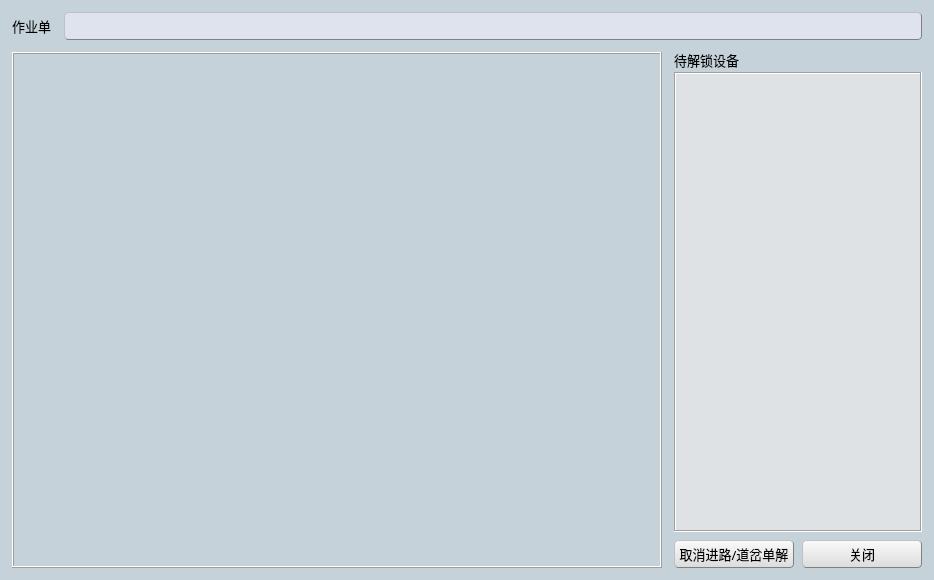
<?xml version="1.0" encoding="UTF-8"?>
<ui version="4.0">
 <class>CancelRouteWnd</class>
 <widget class="QWidget" name="CancelRouteWnd">
  <property name="geometry">
   <rect>
    <x>0</x>
    <y>0</y>
    <width>934</width>
    <height>580</height>
   </rect>
  </property>
  <property name="minimumSize">
   <size>
    <width>934</width>
    <height>580</height>
   </size>
  </property>
  <property name="maximumSize">
   <size>
    <width>934</width>
    <height>580</height>
   </size>
  </property>
  <property name="palette">
   <palette>
    <active>
     <colorrole role="Base">
      <brush brushstyle="SolidPattern">
       <color alpha="255">
        <red>255</red>
        <green>255</green>
        <blue>255</blue>
       </color>
      </brush>
     </colorrole>
     <colorrole role="Window">
      <brush brushstyle="SolidPattern">
       <color alpha="255">
        <red>198</red>
        <green>210</green>
        <blue>218</blue>
       </color>
      </brush>
     </colorrole>
    </active>
    <inactive>
     <colorrole role="Base">
      <brush brushstyle="SolidPattern">
       <color alpha="255">
        <red>255</red>
        <green>255</green>
        <blue>255</blue>
       </color>
      </brush>
     </colorrole>
     <colorrole role="Window">
      <brush brushstyle="SolidPattern">
       <color alpha="255">
        <red>198</red>
        <green>210</green>
        <blue>218</blue>
       </color>
      </brush>
     </colorrole>
    </inactive>
    <disabled>
     <colorrole role="Base">
      <brush brushstyle="SolidPattern">
       <color alpha="255">
        <red>198</red>
        <green>210</green>
        <blue>218</blue>
       </color>
      </brush>
     </colorrole>
     <colorrole role="Window">
      <brush brushstyle="SolidPattern">
       <color alpha="255">
        <red>198</red>
        <green>210</green>
        <blue>218</blue>
       </color>
      </brush>
     </colorrole>
    </disabled>
   </palette>
  </property>
  <property name="windowTitle">
   <string>Form</string>
  </property>
  <property name="styleSheet">
   <string notr="true">QPushButton
{
	background-color: rgb(240, 240, 240);
	border:1px groove gray;
	border-radius:4px;
	padding:2px 4px;
	border-style:outset;
	background-color: qlineargradient(spread:pad, x1:0, y1:1, x2:0, y2:0, stop:0 rgba(220, 220, 220, 255), stop:1 rgba(250, 250, 250, 255));
}

QPushButton:hover
{
	background-color: rgb(229, 241, 251);
	color:black
}
QPushButton:pressed
{
	background-color: rgb(204, 228, 247);
	border-style:inset
}
</string>
  </property>
  <layout class="QVBoxLayout" name="verticalLayout_2">
   <property name="spacing">
    <number>12</number>
   </property>
   <property name="leftMargin">
    <number>12</number>
   </property>
   <property name="topMargin">
    <number>12</number>
   </property>
   <property name="rightMargin">
    <number>12</number>
   </property>
   <property name="bottomMargin">
    <number>12</number>
   </property>
   <item>
    <layout class="QHBoxLayout" name="horizontalLayout">
     <property name="spacing">
      <number>12</number>
     </property>
     <item>
      <widget class="QLabel" name="label">
       <property name="minimumSize">
        <size>
         <width>40</width>
         <height>28</height>
        </size>
       </property>
       <property name="maximumSize">
        <size>
         <width>40</width>
         <height>28</height>
        </size>
       </property>
       <property name="font">
        <font>
         <family>微软雅黑</family>
         <pointsize>10</pointsize>
        </font>
       </property>
       <property name="text">
        <string>作业单</string>
       </property>
      </widget>
     </item>
     <item>
      <widget class="QLineEdit" name="lineEdit">
       <property name="minimumSize">
        <size>
         <width>0</width>
         <height>28</height>
        </size>
       </property>
       <property name="maximumSize">
        <size>
         <width>16777215</width>
         <height>28</height>
        </size>
       </property>
       <property name="styleSheet">
        <string notr="true">border-style: outset; 
border-width: 1px; 
border-color: gray;
background-color: rgb(223, 227, 237);
border-radius:4px;
padding:1px 1px;
color:rgb(102, 102, 102);</string>
       </property>
      </widget>
     </item>
    </layout>
   </item>
   <item>
    <layout class="QHBoxLayout" name="horizontalLayout_4">
     <property name="spacing">
      <number>12</number>
     </property>
     <item>
      <widget class="QFrame" name="frame">
       <property name="frameShape">
        <enum>QFrame::Box</enum>
       </property>
       <property name="frameShadow">
        <enum>QFrame::Raised</enum>
       </property>
       <layout class="QHBoxLayout" name="horizontalLayout_2">
        <property name="spacing">
         <number>0</number>
        </property>
        <property name="leftMargin">
         <number>0</number>
        </property>
        <property name="topMargin">
         <number>0</number>
        </property>
        <property name="rightMargin">
         <number>0</number>
        </property>
        <property name="bottomMargin">
         <number>0</number>
        </property>
        <item>
         <widget class="QLabel" name="label_2">
          <property name="minimumSize">
           <size>
            <width>640</width>
            <height>508</height>
           </size>
          </property>
          <property name="maximumSize">
           <size>
            <width>640</width>
            <height>508</height>
           </size>
          </property>
          <property name="text">
           <string/>
          </property>
          <property name="buddy">
           <cstring></cstring>
          </property>
         </widget>
        </item>
       </layout>
      </widget>
     </item>
     <item>
      <layout class="QVBoxLayout" name="verticalLayout">
       <property name="spacing">
        <number>4</number>
       </property>
       <item>
        <widget class="QLabel" name="label_3">
         <property name="minimumSize">
          <size>
           <width>248</width>
           <height>16</height>
          </size>
         </property>
         <property name="maximumSize">
          <size>
           <width>248</width>
           <height>16</height>
          </size>
         </property>
         <property name="font">
          <font>
           <family>微软雅黑</family>
           <pointsize>10</pointsize>
          </font>
         </property>
         <property name="text">
          <string>待解锁设备</string>
         </property>
        </widget>
       </item>
       <item>
        <widget class="QTreeView" name="treeView">
         <property name="minimumSize">
          <size>
           <width>248</width>
           <height>0</height>
          </size>
         </property>
         <property name="maximumSize">
          <size>
           <width>248</width>
           <height>16777215</height>
          </size>
         </property>
         <property name="palette">
          <palette>
           <active>
            <colorrole role="Base">
             <brush brushstyle="SolidPattern">
              <color alpha="255">
               <red>222</red>
               <green>226</green>
               <blue>229</blue>
              </color>
             </brush>
            </colorrole>
           </active>
           <inactive>
            <colorrole role="Base">
             <brush brushstyle="SolidPattern">
              <color alpha="255">
               <red>222</red>
               <green>226</green>
               <blue>229</blue>
              </color>
             </brush>
            </colorrole>
           </inactive>
           <disabled>
            <colorrole role="Base">
             <brush brushstyle="SolidPattern">
              <color alpha="255">
               <red>240</red>
               <green>240</green>
               <blue>240</blue>
              </color>
             </brush>
            </colorrole>
           </disabled>
          </palette>
         </property>
         <property name="font">
          <font>
           <family>微软雅黑</family>
           <pointsize>10</pointsize>
          </font>
         </property>
         <property name="frameShape">
          <enum>QFrame::Box</enum>
         </property>
        </widget>
       </item>
       <item>
        <layout class="QHBoxLayout" name="horizontalLayout_3">
         <property name="spacing">
          <number>8</number>
         </property>
         <property name="topMargin">
          <number>4</number>
         </property>
         <item>
          <widget class="QPushButton" name="pushButton">
           <property name="minimumSize">
            <size>
             <width>120</width>
             <height>28</height>
            </size>
           </property>
           <property name="maximumSize">
            <size>
             <width>120</width>
             <height>28</height>
            </size>
           </property>
           <property name="font">
            <font>
             <family>微软雅黑</family>
             <pointsize>10</pointsize>
            </font>
           </property>
           <property name="text">
            <string>取消进路/道岔单解</string>
           </property>
          </widget>
         </item>
         <item>
          <widget class="QPushButton" name="pushButton_2">
           <property name="minimumSize">
            <size>
             <width>120</width>
             <height>28</height>
            </size>
           </property>
           <property name="maximumSize">
            <size>
             <width>120</width>
             <height>28</height>
            </size>
           </property>
           <property name="font">
            <font>
             <family>微软雅黑</family>
             <pointsize>10</pointsize>
            </font>
           </property>
           <property name="text">
            <string>关闭</string>
           </property>
          </widget>
         </item>
        </layout>
       </item>
      </layout>
     </item>
    </layout>
   </item>
  </layout>
 </widget>
 <resources/>
 <connections/>
</ui>
